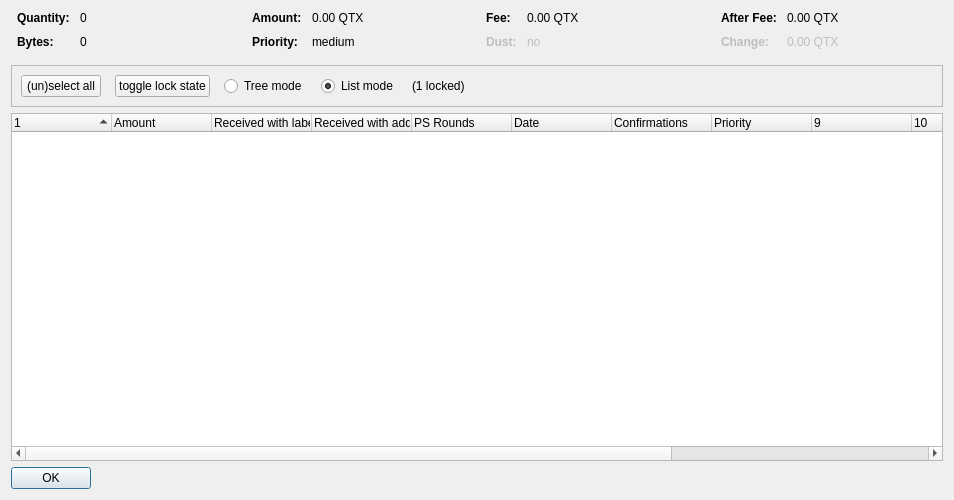
<?xml version="1.0" encoding="UTF-8"?>
<ui version="4.0">
 <class>CoinControlDialog</class>
 <widget class="QDialog" name="CoinControlDialog">
  <property name="geometry">
   <rect>
    <x>0</x>
    <y>0</y>
    <width>954</width>
    <height>500</height>
   </rect>
  </property>
  <property name="windowTitle">
   <string>Coin Selection</string>
  </property>
  <layout class="QVBoxLayout" name="verticalLayout">
   <item>
    <layout class="QHBoxLayout" name="horizontalLayoutTop" stretch="0,0,0,0">
     <property name="topMargin">
      <number>0</number>
     </property>
     <property name="bottomMargin">
      <number>10</number>
     </property>
     <item>
      <layout class="QFormLayout" name="formLayoutCoinControl1">
       <property name="horizontalSpacing">
        <number>10</number>
       </property>
       <property name="verticalSpacing">
        <number>10</number>
       </property>
       <property name="leftMargin">
        <number>6</number>
       </property>
       <property name="rightMargin">
        <number>6</number>
       </property>
       <item row="0" column="0">
        <widget class="QLabel" name="labelCoinControlQuantityText">
         <property name="font">
          <font>
           <weight>75</weight>
           <bold>true</bold>
          </font>
         </property>
         <property name="text">
          <string>Quantity:</string>
         </property>
        </widget>
       </item>
       <item row="0" column="1">
        <widget class="QLabel" name="labelCoinControlQuantity">
         <property name="cursor">
          <cursorShape>IBeamCursor</cursorShape>
         </property>
         <property name="contextMenuPolicy">
          <enum>Qt::ActionsContextMenu</enum>
         </property>
         <property name="text">
          <string notr="true">0</string>
         </property>
         <property name="textInteractionFlags">
          <set>Qt::LinksAccessibleByMouse|Qt::TextSelectableByKeyboard|Qt::TextSelectableByMouse</set>
         </property>
        </widget>
       </item>
       <item row="1" column="0">
        <widget class="QLabel" name="labelCoinControlBytesText">
         <property name="font">
          <font>
           <weight>75</weight>
           <bold>true</bold>
          </font>
         </property>
         <property name="text">
          <string>Bytes:</string>
         </property>
        </widget>
       </item>
       <item row="1" column="1">
        <widget class="QLabel" name="labelCoinControlBytes">
         <property name="cursor">
          <cursorShape>IBeamCursor</cursorShape>
         </property>
         <property name="contextMenuPolicy">
          <enum>Qt::ActionsContextMenu</enum>
         </property>
         <property name="text">
          <string notr="true">0</string>
         </property>
         <property name="textInteractionFlags">
          <set>Qt::LinksAccessibleByMouse|Qt::TextSelectableByKeyboard|Qt::TextSelectableByMouse</set>
         </property>
        </widget>
       </item>
      </layout>
     </item>
     <item>
      <layout class="QFormLayout" name="formLayoutCoinControl2">
       <property name="horizontalSpacing">
        <number>10</number>
       </property>
       <property name="verticalSpacing">
        <number>10</number>
       </property>
       <property name="leftMargin">
        <number>6</number>
       </property>
       <property name="rightMargin">
        <number>6</number>
       </property>
       <item row="0" column="0">
        <widget class="QLabel" name="labelCoinControlAmountText">
         <property name="font">
          <font>
           <weight>75</weight>
           <bold>true</bold>
          </font>
         </property>
         <property name="text">
          <string>Amount:</string>
         </property>
        </widget>
       </item>
       <item row="0" column="1">
        <widget class="QLabel" name="labelCoinControlAmount">
         <property name="cursor">
          <cursorShape>IBeamCursor</cursorShape>
         </property>
         <property name="contextMenuPolicy">
          <enum>Qt::ActionsContextMenu</enum>
         </property>
         <property name="text">
          <string notr="true">0.00 QTX</string>
         </property>
         <property name="textInteractionFlags">
          <set>Qt::LinksAccessibleByMouse|Qt::TextSelectableByKeyboard|Qt::TextSelectableByMouse</set>
         </property>
        </widget>
       </item>
       <item row="1" column="0">
        <widget class="QLabel" name="labelCoinControlPriorityText">
         <property name="font">
          <font>
           <weight>75</weight>
           <bold>true</bold>
          </font>
         </property>
         <property name="text">
          <string>Priority:</string>
         </property>
        </widget>
       </item>
       <item row="1" column="1">
        <widget class="QLabel" name="labelCoinControlPriority">
         <property name="cursor">
          <cursorShape>IBeamCursor</cursorShape>
         </property>
         <property name="contextMenuPolicy">
          <enum>Qt::ActionsContextMenu</enum>
         </property>
         <property name="text">
          <string>medium</string>
         </property>
         <property name="textInteractionFlags">
          <set>Qt::LinksAccessibleByMouse|Qt::TextSelectableByKeyboard|Qt::TextSelectableByMouse</set>
         </property>
        </widget>
       </item>
      </layout>
     </item>
     <item>
      <layout class="QFormLayout" name="formLayoutCoinControl3">
       <property name="horizontalSpacing">
        <number>10</number>
       </property>
       <property name="verticalSpacing">
        <number>10</number>
       </property>
       <property name="leftMargin">
        <number>6</number>
       </property>
       <property name="rightMargin">
        <number>6</number>
       </property>
       <item row="0" column="0">
        <widget class="QLabel" name="labelCoinControlFeeText">
         <property name="font">
          <font>
           <weight>75</weight>
           <bold>true</bold>
          </font>
         </property>
         <property name="text">
          <string>Fee:</string>
         </property>
        </widget>
       </item>
       <item row="0" column="1">
        <widget class="QLabel" name="labelCoinControlFee">
         <property name="cursor">
          <cursorShape>IBeamCursor</cursorShape>
         </property>
         <property name="contextMenuPolicy">
          <enum>Qt::ActionsContextMenu</enum>
         </property>
         <property name="text">
          <string notr="true">0.00 QTX</string>
         </property>
         <property name="textInteractionFlags">
          <set>Qt::LinksAccessibleByMouse|Qt::TextSelectableByKeyboard|Qt::TextSelectableByMouse</set>
         </property>
        </widget>
       </item>
       <item row="1" column="0">
        <widget class="QLabel" name="labelCoinControlLowOutputText">
         <property name="enabled">
          <bool>false</bool>
         </property>
         <property name="font">
          <font>
           <weight>75</weight>
           <bold>true</bold>
          </font>
         </property>
         <property name="text">
          <string>Dust:</string>
         </property>
        </widget>
       </item>
       <item row="1" column="1">
        <widget class="QLabel" name="labelCoinControlLowOutput">
         <property name="enabled">
          <bool>false</bool>
         </property>
         <property name="cursor">
          <cursorShape>IBeamCursor</cursorShape>
         </property>
         <property name="contextMenuPolicy">
          <enum>Qt::ActionsContextMenu</enum>
         </property>
         <property name="text">
          <string>no</string>
         </property>
         <property name="textInteractionFlags">
          <set>Qt::LinksAccessibleByMouse|Qt::TextSelectableByKeyboard|Qt::TextSelectableByMouse</set>
         </property>
        </widget>
       </item>
      </layout>
     </item>
     <item>
      <layout class="QFormLayout" name="formLayoutCoinControl4">
       <property name="horizontalSpacing">
        <number>10</number>
       </property>
       <property name="verticalSpacing">
        <number>10</number>
       </property>
       <property name="leftMargin">
        <number>6</number>
       </property>
       <property name="rightMargin">
        <number>6</number>
       </property>
       <item row="0" column="0">
        <widget class="QLabel" name="labelCoinControlAfterFeeText">
         <property name="font">
          <font>
           <weight>75</weight>
           <bold>true</bold>
          </font>
         </property>
         <property name="text">
          <string>After Fee:</string>
         </property>
        </widget>
       </item>
       <item row="0" column="1">
        <widget class="QLabel" name="labelCoinControlAfterFee">
         <property name="cursor">
          <cursorShape>IBeamCursor</cursorShape>
         </property>
         <property name="contextMenuPolicy">
          <enum>Qt::ActionsContextMenu</enum>
         </property>
         <property name="text">
          <string notr="true">0.00 QTX</string>
         </property>
         <property name="textInteractionFlags">
          <set>Qt::LinksAccessibleByMouse|Qt::TextSelectableByKeyboard|Qt::TextSelectableByMouse</set>
         </property>
        </widget>
       </item>
       <item row="1" column="0">
        <widget class="QLabel" name="labelCoinControlChangeText">
         <property name="enabled">
          <bool>false</bool>
         </property>
         <property name="font">
          <font>
           <weight>75</weight>
           <bold>true</bold>
          </font>
         </property>
         <property name="text">
          <string>Change:</string>
         </property>
        </widget>
       </item>
       <item row="1" column="1">
        <widget class="QLabel" name="labelCoinControlChange">
         <property name="enabled">
          <bool>false</bool>
         </property>
         <property name="cursor">
          <cursorShape>IBeamCursor</cursorShape>
         </property>
         <property name="contextMenuPolicy">
          <enum>Qt::ActionsContextMenu</enum>
         </property>
         <property name="text">
          <string notr="true">0.00 QTX</string>
         </property>
         <property name="textInteractionFlags">
          <set>Qt::LinksAccessibleByMouse|Qt::TextSelectableByKeyboard|Qt::TextSelectableByMouse</set>
         </property>
        </widget>
       </item>
      </layout>
     </item>
    </layout>
   </item>
   <item>
    <widget class="QFrame" name="frame">
     <property name="minimumSize">
      <size>
       <width>0</width>
       <height>40</height>
      </size>
     </property>
     <property name="frameShape">
      <enum>QFrame::StyledPanel</enum>
     </property>
     <property name="frameShadow">
      <enum>QFrame::Sunken</enum>
     </property>
     <layout class="QHBoxLayout" name="horizontalLayout">
      <item>
       <layout class="QHBoxLayout" name="horizontalLayoutPanel" stretch="0,0,0,0,0,0">
        <property name="spacing">
         <number>14</number>
        </property>
        <item>
         <widget class="QPushButton" name="pushButtonSelectAll">
          <property name="sizePolicy">
           <sizepolicy hsizetype="Maximum" vsizetype="Fixed">
            <horstretch>0</horstretch>
            <verstretch>0</verstretch>
           </sizepolicy>
          </property>
          <property name="text">
           <string>(un)select all</string>
          </property>
          <property name="autoDefault">
           <bool>false</bool>
          </property>
         </widget>
        </item>
        <item>
         <widget class="QPushButton" name="pushButtonToggleLock">
          <property name="sizePolicy">
           <sizepolicy hsizetype="Maximum" vsizetype="Fixed">
            <horstretch>0</horstretch>
            <verstretch>0</verstretch>
           </sizepolicy>
          </property>
          <property name="text">
           <string>toggle lock state</string>
          </property>
          <property name="autoDefault">
           <bool>false</bool>
          </property>
         </widget>
        </item>
        <item>
         <widget class="QRadioButton" name="radioTreeMode">
          <property name="sizePolicy">
           <sizepolicy hsizetype="Maximum" vsizetype="Fixed">
            <horstretch>0</horstretch>
            <verstretch>0</verstretch>
           </sizepolicy>
          </property>
          <property name="text">
           <string>Tree mode</string>
          </property>
         </widget>
        </item>
        <item>
         <widget class="QRadioButton" name="radioListMode">
          <property name="sizePolicy">
           <sizepolicy hsizetype="Maximum" vsizetype="Fixed">
            <horstretch>0</horstretch>
            <verstretch>0</verstretch>
           </sizepolicy>
          </property>
          <property name="text">
           <string>List mode</string>
          </property>
          <property name="checked">
           <bool>true</bool>
          </property>
         </widget>
        </item>
        <item>
         <widget class="QLabel" name="labelLocked">
          <property name="text">
           <string>(1 locked)</string>
          </property>
         </widget>
        </item>
        <item>
         <spacer name="horizontalSpacer">
          <property name="orientation">
           <enum>Qt::Horizontal</enum>
          </property>
          <property name="sizeHint" stdset="0">
           <size>
            <width>40</width>
            <height>20</height>
           </size>
          </property>
         </spacer>
        </item>
       </layout>
      </item>
     </layout>
    </widget>
   </item>
   <item>
    <widget class="CoinControlTreeWidget" name="treeWidget">
     <property name="contextMenuPolicy">
      <enum>Qt::CustomContextMenu</enum>
     </property>
     <property name="sortingEnabled">
      <bool>false</bool>
     </property>
     <property name="columnCount">
      <number>13</number>
     </property>
     <attribute name="headerShowSortIndicator" stdset="0">
      <bool>true</bool>
     </attribute>
     <attribute name="headerStretchLastSection">
      <bool>false</bool>
     </attribute>
     <column>
      <property name="text">
       <string/>
      </property>
     </column>
     <column>
      <property name="text">
       <string>Amount</string>
      </property>
     </column>
     <column>
      <property name="text">
       <string>Received with label</string>
      </property>
     </column>
     <column>
      <property name="text">
       <string>Received with address</string>
      </property>
     </column>
     <column>
      <property name="text">
       <string>PS Rounds</string>
      </property>
     </column>
     <column>
      <property name="text">
       <string>Date</string>
      </property>
     </column>
     <column>
      <property name="text">
       <string>Confirmations</string>
      </property>
      <property name="toolTip">
       <string>Confirmed</string>
      </property>
     </column>
     <column>
      <property name="text">
       <string>Priority</string>
      </property>
     </column>
     <column>
      <property name="text">
       <string/>
      </property>
     </column>
     <column>
      <property name="text">
       <string/>
      </property>
     </column>
     <column>
      <property name="text">
       <string/>
      </property>
     </column>
     <column>
      <property name="text">
       <string/>
      </property>
     </column>
     <column>
      <property name="text">
       <string/>
      </property>
     </column>
    </widget>
   </item>
   <item>
    <widget class="QDialogButtonBox" name="buttonBox">
     <property name="sizePolicy">
      <sizepolicy hsizetype="Maximum" vsizetype="Fixed">
       <horstretch>0</horstretch>
       <verstretch>0</verstretch>
      </sizepolicy>
     </property>
     <property name="orientation">
      <enum>Qt::Horizontal</enum>
     </property>
     <property name="standardButtons">
      <set>QDialogButtonBox::Ok</set>
     </property>
    </widget>
   </item>
  </layout>
 </widget>
 <customwidgets>
  <customwidget>
   <class>CoinControlTreeWidget</class>
   <extends>QTreeWidget</extends>
   <header>coincontroltreewidget.h</header>
  </customwidget>
 </customwidgets>
 <resources/>
 <connections/>
</ui>
